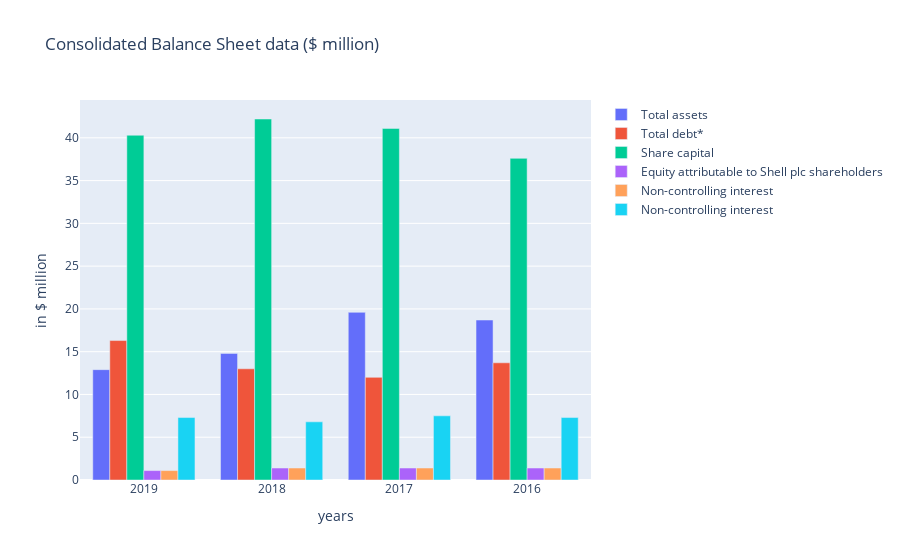

The notebook cell saved with this chart:
### Code cell
# Create traces
fig = go.Figure()
fig.add_trace(go.Bar(x=list(scope1_emissions_upstream.keys()), y= list(scope1_emissions_upstream.values()),
                    name='Total assets'))
fig.add_trace(go.Bar(x=list(scope1_integrated_gas.keys()), y=list(scope1_integrated_gas.values()),
                    name='Total debt*'))
fig.add_trace(go.Bar(x=list(scope1_emissions_downstream.keys()), y=list(scope1_emissions_downstream.values()),
                    name='Share capital'))
fig.add_trace(go.Bar(x=list(scope2_emissions_upstream.keys()), y=list(scope2_emissions_upstream.values()),
                    name='Equity attributable to Shell plc shareholders'))
fig.add_trace(go.Bar(x=list(scope2_integrated_gas.keys()), y=list(scope2_integrated_gas.values()),
                    name='Non-controlling interest'))
fig.add_trace(go.Bar(x=list(scope2_emissions_downstream.keys()), y=list(scope2_emissions_downstream.values()),
                    name='Non-controlling interest'))

fig.update_layout(title='Consolidated Balance Sheet data ($ million)',
                   xaxis_title='years',
                   yaxis_title='in $ million')
fig.show()

### Figure 1 — Plotly figure (JSON) as saved in the notebook; plotly's stock layout.template omitted (floating-point values rounded to 4 significant figures)
{"data": [{"name": "Total assets", "type": "bar", "x": ["2019", "2018", "2017", "2016"], "y": [12.9, 14.8, 19.6, 18.7]}, {"name": "Total debt*", "type": "bar", "x": ["2019", "2018", "2017", "2016"], "y": [16.3, 13, 12, 13.7]}, {"name": "Share capital", "type": "bar", "x": ["2019", "2018", "2017", "2016"], "y": [40.3, 42.2, 41.1, 37.6]}, {"name": "Equity attributable to Shell plc shareholders", "type": "bar", "x": ["2019", "2018", "2017", "2016"], "y": [1.1, 1.4, 1.4, 1.4]}, {"name": "Non-controlling interest", "type": "bar", "x": ["2019", "2018", "2017", "2016"], "y": [1.1, 1.4, 1.4, 1.4]}, {"name": "Non-controlling interest", "type": "bar", "x": ["2019", "2018", "2017", "2016"], "y": [7.3, 6.8, 7.5, 7.3]}], "layout": {"title": {"text": "Consolidated Balance Sheet data ($ million)"}, "xaxis": {"title": {"text": "years"}}, "yaxis": {"title": {"text": "in $ million"}}}}
